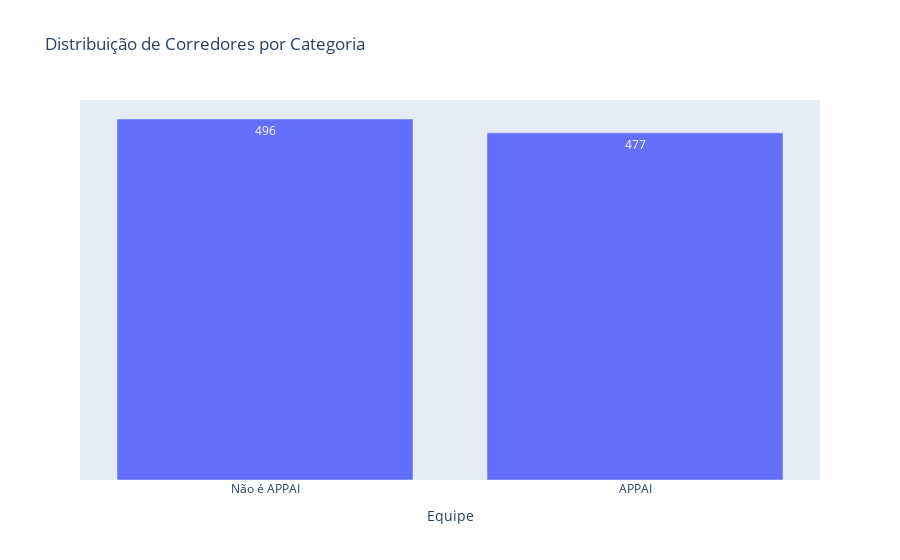

Write notebook code for a chart like this one.
### Markdown cell above
* A maior parte dos atletas são da APPAI, portanto vamos ver a composição de quem é APPAI (Associação Beneficente Professores Públicos Ativos e Inativos) e quem nao é APPAI

### Code cell
dados_corrida['Equipe Appae'] = dados_corrida['Equipe'] == 'APPAI'

dados_agrupados_por_categoria = dados_corrida.groupby("Equipe Appae").count()["Num"].reset_index()

figura = px.bar(
    dados_agrupados_por_categoria,
    x = "Equipe Appae",
    y = 'Num',
    text = 'Num',
    title = 'Distribuição de Corredores por Categoria'


)
figura.update_layout(xaxis_title = 'Equipe',
    yaxis=dict(
        showticklabels=False,
        visible=False
    )
)
figura.update_xaxes( tickvals = [False, True], # Valores dos ticks
    ticktext=['Não é APPAI', 'APPAI']  # Textos dos ticks
)
figura.show()

### Figure 1 — Plotly figure (JSON) as saved in the notebook; plotly's stock layout.template omitted (floating-point values rounded to 4 significant figures)
{"data": [{"alignmentgroup": "True", "hovertemplate": "Equipe Appae=%{x}<br>Num=%{text}<extra></extra>", "legendgroup": "", "marker": {"color": "#636efa", "pattern": {"shape": ""}}, "name": "", "offsetgroup": "", "orientation": "v", "showlegend": false, "text": [496, 477], "textposition": "auto", "type": "bar", "x": [false, true], "xaxis": "x", "y": [496, 477], "yaxis": "y"}], "layout": {"barmode": "relative", "legend": {"tracegroupgap": 0}, "title": {"text": "Distribuição de Corredores por Categoria"}, "xaxis": {"anchor": "y", "domain": [0, 1], "ticktext": ["Não é APPAI", "APPAI"], "tickvals": [false, true], "title": {"text": "Equipe"}}, "yaxis": {"anchor": "x", "domain": [0, 1], "showticklabels": false, "title": {"text": "Num"}, "visible": false}}}
